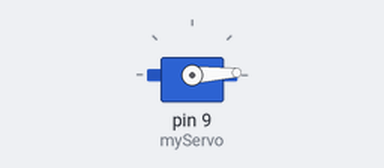
A sketch run on a simulated Arduino Uno, built with avr-gcc and run on an emulated ATmega328P. On the bench: servo.

Above: at 0.05 s.
At 1.3 s:
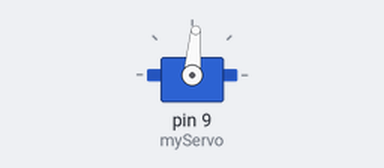
At 2.6 s:
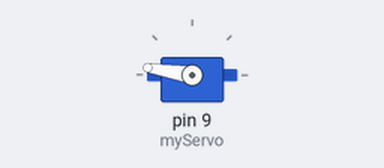
At 5.2 s:
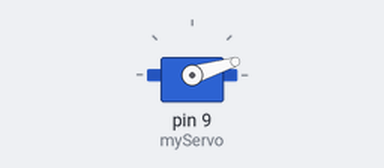
Timing chart, 0 to 7.1 s (numbered marks = the images above):
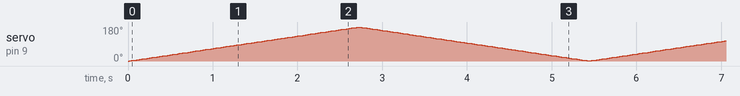

The sketch:

SampleServo.ino
```cpp
/**
 * This sketch introduces the Servo.h library with its Servo object.
 *
 * It takes the servo from its minimum to its maximum angle and back again.
 *
 * @author Dave Kimber <https://github.com/Kimbsy>
 */

// Import the Servo library.
#include <Servo.h>

// Create a Servo object.
Servo myServo;

// This variable will represent the angle of the servo arm.
int pos = 0;

/**
 * Setup function.
 */
void setup()
{
    // Attach the servo object to pin 9.
    myServo.attach(9);
}

/**
 * Main loop function.
 */
void loop()
{
    // From 0 to 180...
    for (pos = 0; pos < 180; pos++) {
        // Tell the servo to go to this angle.
        myServo.write(pos);
        // Pause for 15 milliseconds.
        delay(15);
    }

    // From 180 back down to 0...
    for (pos = 180; pos > 0; pos--) {
        // Tell the servo to go to this angle.
        myServo.write(pos);
        // Pause for 15 milliseconds.
        delay(15);
    }
}
```
